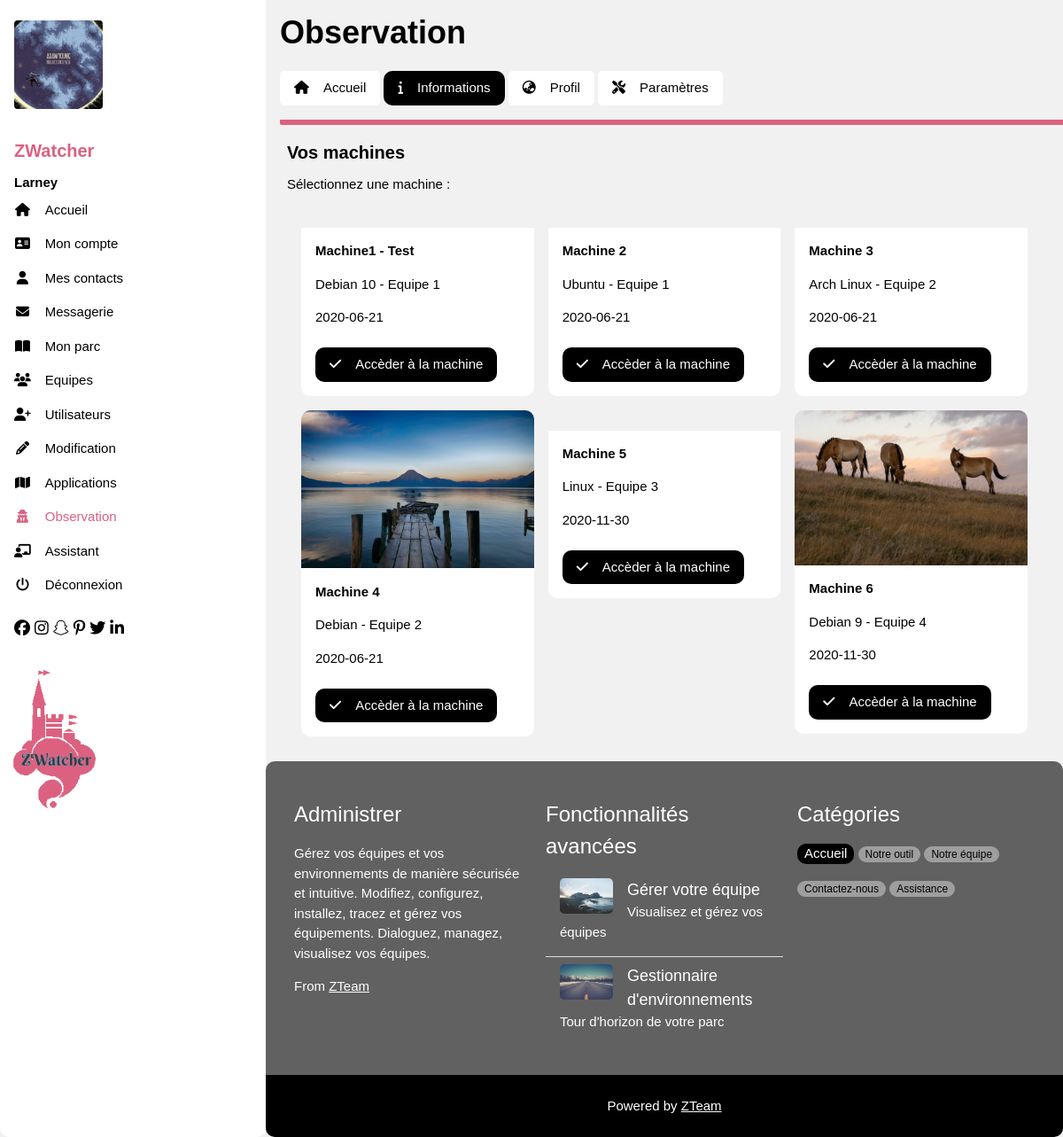
The app's page /view/profil.php?action=observ_liste (signed in), older data.
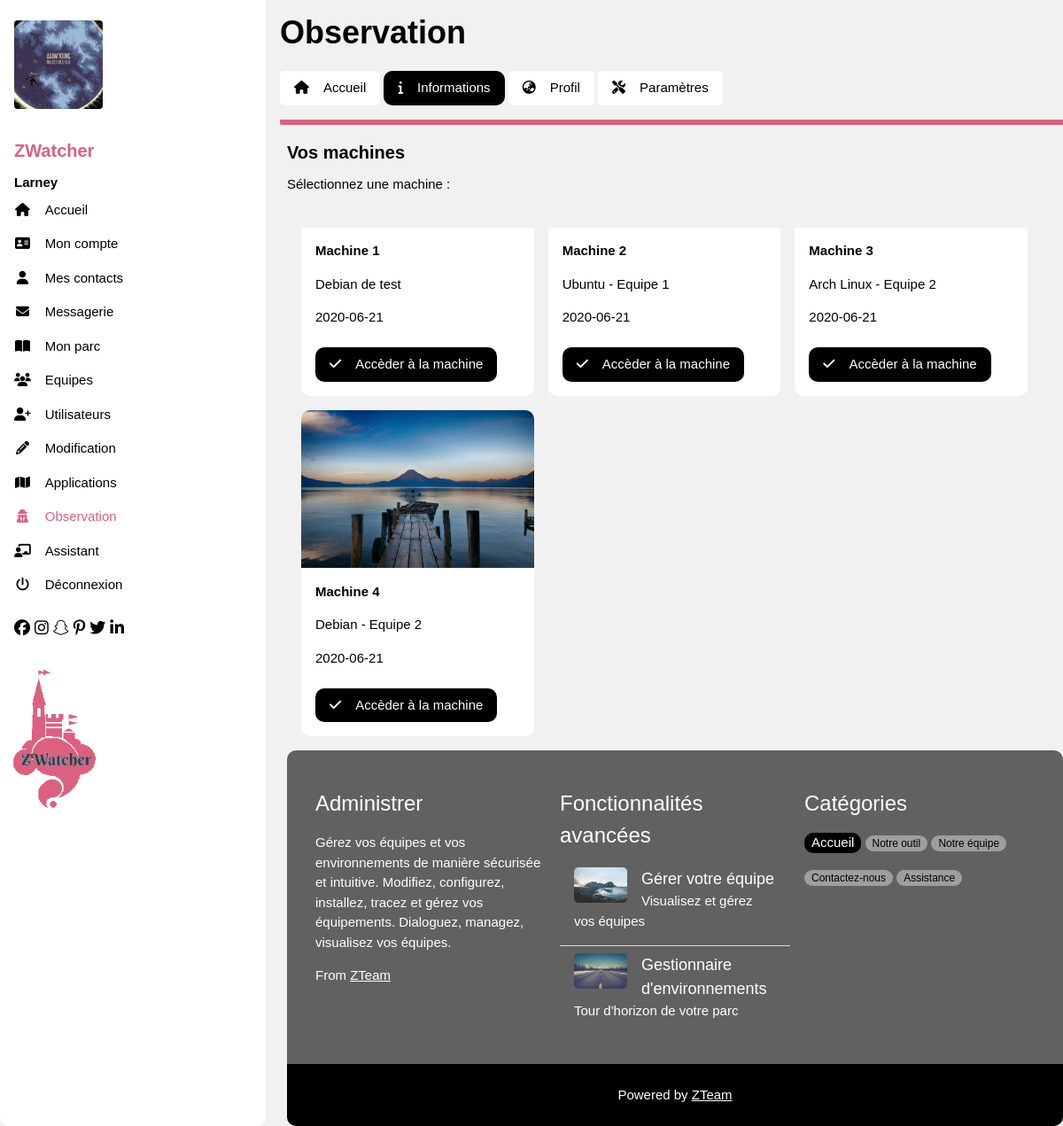
The same page, newer data.
### tables this page shows
CREATE TABLE IF NOT EXISTS `listes` (
  `id` int(11) NOT NULL AUTO_INCREMENT,
  `titre` varchar(60) NOT NULL,
  `description` varchar(200) NOT NULL,
  `date_liste` date NOT NULL,
  `ip` varchar(40) NOT NULL,
  `mac` varchar(40) NOT NULL,
  `port` int(10) NOT NULL,
  `id_machine` varchar(40) NOT NULL,
  `pwd_machine` varchar(128) NOT NULL,
  PRIMARY KEY (`id`)
);

### controller/profil_observ_liste.php (called while the page is built)
<?php
    $user = $_SESSION['id'];
    $req = get_listes($user);
    require('../view/profil_views/observ_liste.php');
?>

### model/select.php (called while the page is built, shortened)
<?php
    function get_listes(){
        $link = NULL;
        try {
            if (!($link = connect_start()))
                throw new Exception("Could not connect to database");
                if (!($result = $link->query("SELECT id, titre, description, date_liste FROM listes"))) {
                    throw new Exception("No access to the table");
                }
                return $result;
        } catch (Exception $th) {
            echo "Internal error: ".$th->getMessage();
        }
    }
?>

### view/profil_views/observ_liste.php (the view)
<!DOCTYPE HTML>
    <html>
        <div id="haut">
        <h1><b>Observation</b></h1>
                    <div class="w3-section w3-bottombar w3-padding-16">
                <a href="?action=observation"><button class="w3-button w3-white"><i class="fas fa-home w3-margin-right"></i>Accueil</button></a>
                    <a href="?action=observ_liste"><button class="w3-button w3-black"><i class="fas fa-info w3-margin-right"></i>Informations</button></a>
                    <a href="#"><button class="w3-button w3-white"><i class="fas fa-globe-asia w3-margin-right"></i>Profil</button></a>
                    <a href="#"><button class="w3-button w3-white w3-hide-small"><i class="fas fa-tools w3-margin-right"></i>Paramètres</button></a>
                    </div>
                    </div>
                    </div>
                </header>
                <div class="w3-container w3-padding-large" style="">
                <div id="centre">
                <h4><b>Vos machines</b></h4>
                Sélectionnez une machine :</p>
                <?php
                $i = 1;
                while($donnees = $req->fetch()){
                    if($i % 3 == 1){
                        echo "<div class='w3-row-padding'>";
                    }
                    $nb = rand(1, 32);
                    echo "<div class='w3-third w3-container w3-margin-bottom'>
                        <img src='../images/listes/l$nb.jfif' alt='' style='width:100%; border-radius:10px 10px 0px 0px;'>
                        <form action='?action=observ_machine' method = 'POST'>
                        <div class='w3-container w3-white2'>
                            <input class='w3-input w3-border' type='hidden' name='id' value='$donnees[0]'>
                            <p><b>$donnees[1]</b></p>
                            <p>$donnees[2]</p>
                            $donnees[3]</br> </br>
                            <button type='submit' class='w3-button w3-black w3-margin-bottom'><i class='fas fa-check w3-margin-right'></i>Accèder à la machine</button>
                        </div>
                        </form>
                    </div>";
                    if($i % 3 == 0){
                        echo "</div>";
                    }
                    $i = $i + 1;
                }
                ?>
                </div>
                </div>
    </html>

Row changes from the older to the newer data that the page shows:
removed listes: titre "Machine 5", description "Linux - Equipe 3", date_liste "2020-11-30"
removed listes: shows a picture, titre "Machine 6", description "Debian 9 - Equipe 4", date_liste "2020-11-30"
changed listes: titre "Machine1 - Test" → "Machine 1"; description "Debian 10 - Equipe 1" → "Debian de test"
